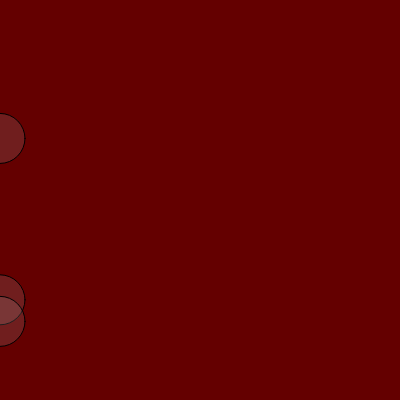
Frame 1 (no input)
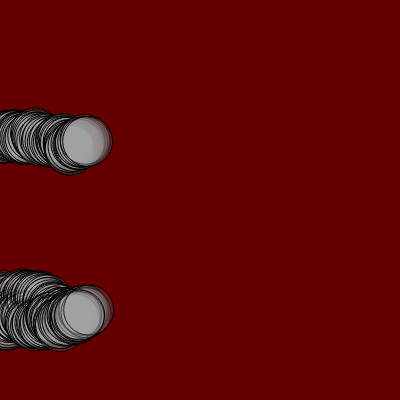
Frame 60 (no input)
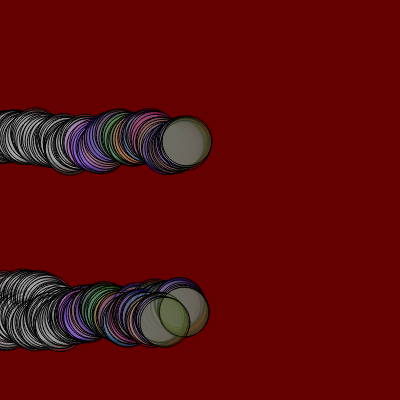
Frame 120 (the mouse pressed at the canvas centre since frame 60)

The p5.js sketch that drew these frames (run headless with seeded random() and noise() and a simulated clock; from frame 60 on, the mouse is pressed at the canvas centre):

// p5.js sketch
// ── sketch.js
let cor;
let circuloX; // horizontal
let circuloY; // vertical

function setup() { 
  
  createCanvas(400, 400);// width x height
  background(color(100, 0, 0));
  cor = color(random(0, 225), random(0, 225));
  circuloX = [0, 0, 0];
  circuloY = [random(height), random(height), random(height)];
}

//circuloX = 0,0, 0
//circuloY = 300, 150, 50

function draw() { 
  
  fill(cor);
  
  // console.log9circuloX.lenght);
  for(let contador in circuloX) { 
    //console.log(contador);
    circle(circuloX[contador], circuloY[contador], 50);
    circuloX[contador] += random(0, 3);
    circuloY[contador] += random(-3, 3);
  }
  if(mouseIsPressed) { 
    cor = color(random(0,255), random(0, 255), random(0, 255), random(0, 100));
  }
}
